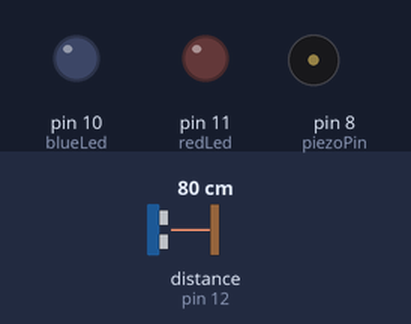
A sketch run on a simulated Arduino Uno, built with avr-gcc and run on an emulated ATmega328P. Shown: output pins drawn as LEDs (lit = HIGH), buzzer (waves = sounding). Wiring (inferred from the names in the program): ultrasonic range finder: trigger pin 13; echo pin 12. Dashed ring = blinking. The test bench sets the inputs (shaded band); at power-on: distance to the obstacle (sensor on pin 12) 80 cm. The echo pulse lasts 58.3 µs per cm; pins used as bus, display or sensor lines are not drawn.

Above: at 6.2 s.
6.3 s: distance to the obstacle (sensor on pin 12) set to 64 cm
At 6.7 s:
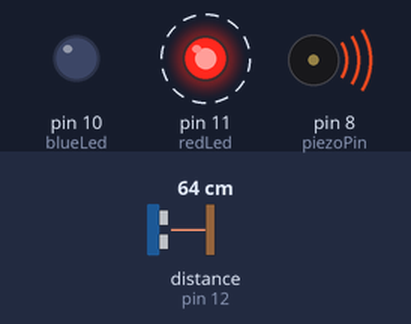
At 7.2 s:
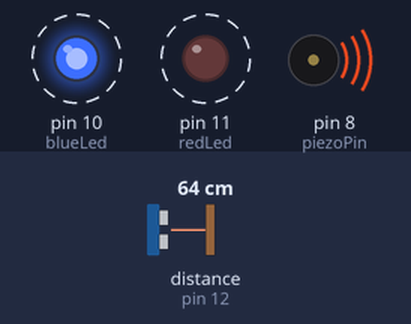
Timing chart, 0 to 15.3 s (numbered marks = the images above; inputs shaded):
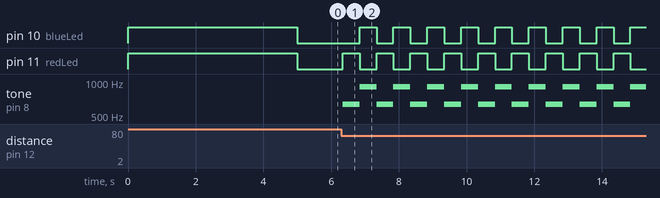

Measured:
- the behaviour switches between 70 and 69 cm on distance to the obstacle (sensor on pin 12) (found by bisection; images 0 and 1)
- after the input at 6.3 s, pin 10 (blueLed): alternates HIGH for 0.50 s and LOW for 0.50 s, starting after 0.54 s; pin 11 (redLed): alternates HIGH for 0.50 s and LOW for 0.50 s, starting at once; tone on pin 8 (piezoPin): alternates 912 Hz for 0.50 s and 635 Hz for 0.50 s, starting at once

The sketch:

burglar_alarm_latest.ino
```cpp
#define trigPin 13
#define echoPin 12
#define redLed 11
#define blueLed 10
#define piezoPin 8

int normalDistance = 200;
boolean triggered = false;

void setup() {
Serial.begin (9600);
pinMode(trigPin, OUTPUT);
pinMode(echoPin, INPUT);
pinMode(redLed, OUTPUT);
pinMode(blueLed, OUTPUT);
pinMode(piezoPin, OUTPUT);

long duration, distance;

digitalWrite(redLed, HIGH); // to indicate that the calibration is in process
digitalWrite(blueLed, HIGH);

digitalWrite(piezoPin, HIGH);

while (millis() < 5000) {
digitalWrite(trigPin, LOW);
delayMicroseconds(2);
digitalWrite(trigPin, HIGH);
delayMicroseconds(10);
digitalWrite(trigPin, LOW);
duration = pulseIn(echoPin, HIGH);
distance = (duration / 2) / 29.1;
if (distance < normalDistance) {
normalDistance = distance;
}
}

digitalWrite(redLed, LOW); // finish calibration
digitalWrite(blueLed, LOW);
digitalWrite(piezoPin, LOW);
}

void loop() {
if (triggered) {
digitalWrite(redLed, HIGH);
digitalWrite(blueLed, LOW);
tone(piezoPin, 635);
delay(500);
digitalWrite(redLed, LOW);
digitalWrite(blueLed, HIGH);
tone(piezoPin, 912);
delay(500);
} else {
long duration, distance;
digitalWrite(trigPin, LOW);
delayMicroseconds(2);
digitalWrite(trigPin, HIGH);
delayMicroseconds(10);
digitalWrite(trigPin, LOW);
duration = pulseIn(echoPin, HIGH);
distance = (duration/2) / 29.1;
if (distance < normalDistance - 10) {
triggered = true;
}
delay(20);
}
}
```
